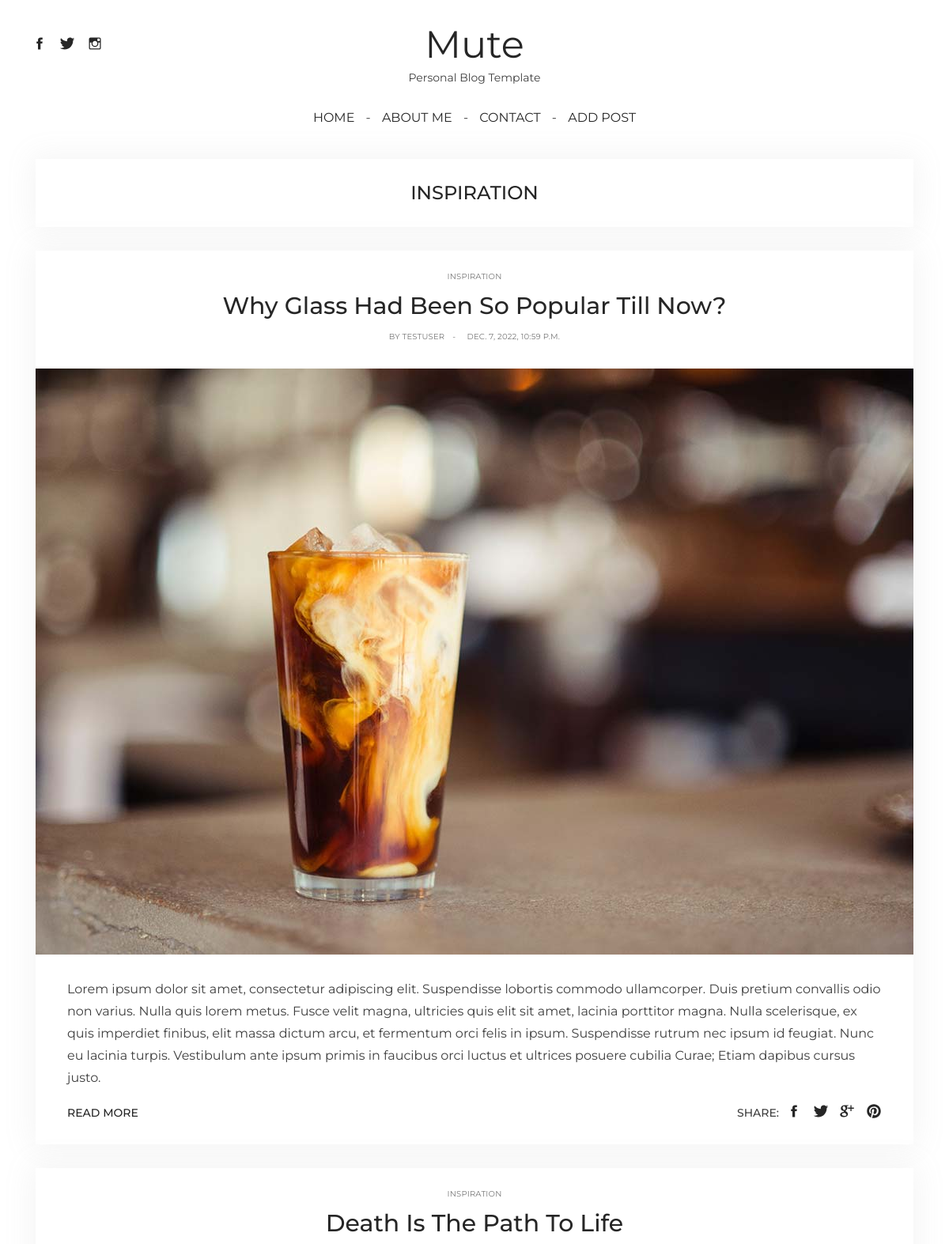
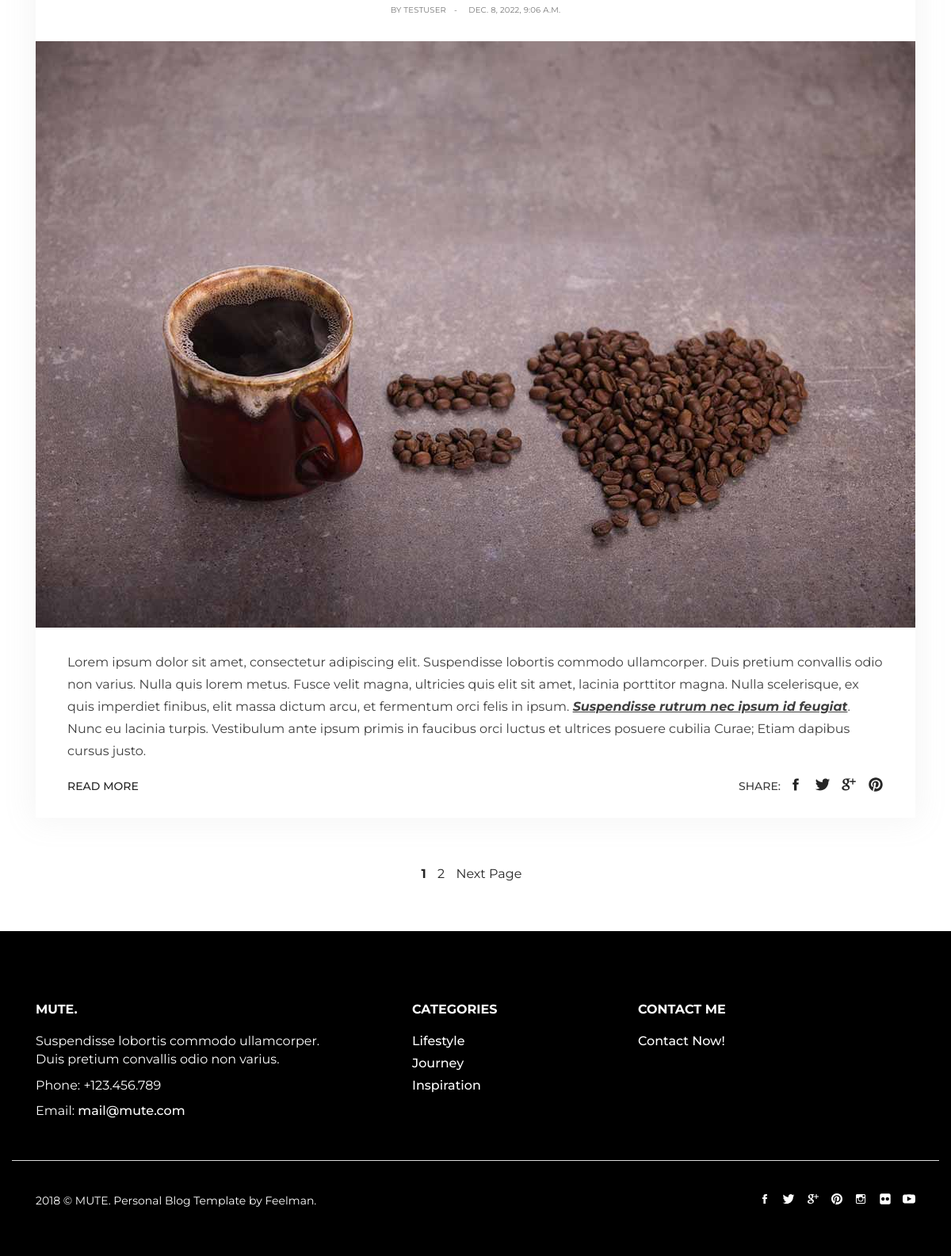
/category/inspiration/ (signed in), run on the app's committed database (2 pictures, top to bottom).
### BlogPost/models.py (models this page shows, shortened)
class BlogModel(models.Model):
    CHOICES = (
        ('life-style', 'LIFESTYLE'),
        ('journey', 'JOURNEY'),
        ('inspiration', 'INSPIRATION'),
    )
    author = models.ForeignKey(User, blank=True, null=True,
                             on_delete=models.CASCADE)
    title = models.CharField(max_length=255)
    content = RichTextField(blank=True, null=True)
    slug = models.SlugField(max_length=255, unique=True, null=False, blank=True)
    image = models.ImageField(upload_to='blogPost/')
    category = models.CharField(max_length=125, choices=CHOICES)
    created_at = models.DateTimeField(auto_now_add=True)
    updated_at = models.DateTimeField(auto_now=True)

### BlogPost/views.py (the view)
# urls.py: path('category/<str:cats>/', views.categories, name='category'),
def categories(request, cats):
    context = {'blogs': BlogModel.objects.filter(category=cats).all(), 'cat':cats.upper(),}
    return render(request, 'category.html', context)

### BlogPost/templates/category.html (shortened to what this page needs)
{% extends 'base.html' %}
{% load static %}
  {% block main %}
      <div class="container">
        <div class="col-md-12">
          <div class="category-title">
            <h1>{{cat}}</h1>
          </div>
          {% for blog in blogs %}
          <div class="blog-post">
            <div class="blog-post-wrapper">
              <div class="blog-post__info  blog-post__info--top">
                <span>{{blog.category}}</span>
              </div>
              <div class="blog-post__title">
                <h2><a href="{% url 'blog-detail' blog.slug %}">{{blog.title}}</a></h2>
              </div>
              <div class="blog-post__info">
                <span>By <a href="#">{{blog.author.username}}</a></span>
                <span>{{blog.created_at}}</span>
              </div>
            </div>
            <div class="blog-post__image">
              <a href="{% url 'blog-detail' blog.slug %}"><img src={{blog.image.url}} alt={{blog.title}}></a>
            </div>
            <div class="blog-post-wrapper">
              <div class="blog-post__content">
                <p>{{blog.content | safe}}</p>
              </div>
              <div class="blog-post__footer">
                <a class="blog-post__footer-link" href="{% url 'blog-detail' blog.slug %}">Read more</a>
                <div class="blog-post__footer-social">
                  <span>Share:</span>
                  <div class="blog-post__footer-social-icons">
                    <a href="#">
                      <svg>
                        <use xmlns:xlink="http://www.w3.org/1999/xlink" xlink:href="#icon-facebook"></use>
                      </svg>
                    </a>
                    <a href="#">
                      <svg>
                        <use xmlns:xlink="http://www.w3.org/1999/xlink" xlink:href="#icon-twitter"></use>
                      </svg>
                    </a>
                    <a href="#">
                      <svg>
                        <use xmlns:xlink="http://www.w3.org/1999/xlink" xlink:href="#icon-google"></use>
                      </svg>
                    </a>
                    <a href="#">
                      <svg>
                        <use xmlns:xlink="http://www.w3.org/1999/xlink" xlink:href="#icon-pinterest"></use>
                      </svg>
                    </a>
                  </div>
                </div>
              </div>
            </div>
          </div>
        {% endfor %}
          <nav class="blog-pagination">
            <ul class="blog-pagination__items">
              <li class="blog-pagination__item  blog-pagination__item--active">
                <a>1</a>
              </li>
              <li class="blog-pagination__item">
                <a href="#">2</a>
              </li>
              <li class="blog-pagination__item">
                <a href="#">Next Page</a>
              </li>
            </ul>
          </nav>
        </div>
      </div>
 {% endblock %}

### data on the page
BlogModel: category "INSPIRATION", title "Why Glass Had Been So Popular Till Now?", author.username "TESTUSER", created_at "DEC. 7, 2022, 10:59 P.M.", image (picture), content "Lorem ipsum dolor sit amet, consectetur adipiscing elit. Suspendisse lobortis commodo ullamcorper. Duis pretium convallis odio non varius. Nulla quis lorem metus. Fusce velit magna, ultricies quis elit sit amet, lacinia porttitor magna. Nulla scelerisque, ex quis imperdiet finibus, elit massa dictum arcu, et fermentum orci felis in ipsum. Suspendisse rutrum nec ipsum id feugiat. Nunc eu lacinia turpis. Vestibulum ante ipsum primis in faucibus orci luctus et ultrices posuere cubilia Curae; Etiam dapibus cursus justo."
BlogModel: category "INSPIRATION", title "Death Is The Path To Life", author.username "TESTUSER", created_at "DEC. 8, 2022, 9:06 A.M.", image (picture), content "Lorem ipsum dolor sit amet, consectetur adipiscing elit. Suspendisse lobortis commodo ullamcorper. Duis pretium convallis odio non varius. Nulla quis lorem metus. Fusce velit magna, ultricies quis elit sit amet, lacinia porttitor magna. Nulla scelerisque, ex quis imperdiet finibus, elit massa dictum arcu, et fermentum orci felis in ipsum. Suspendisse rutrum nec ipsum id feugiat . Nunc eu lacinia turpis. Vestibulum ante ipsum primis in faucibus orci luctus et ultrices posuere cubilia Curae; Etiam dapibus cursus justo."

### other printed values
{{ cat }} "INSPIRATION"
